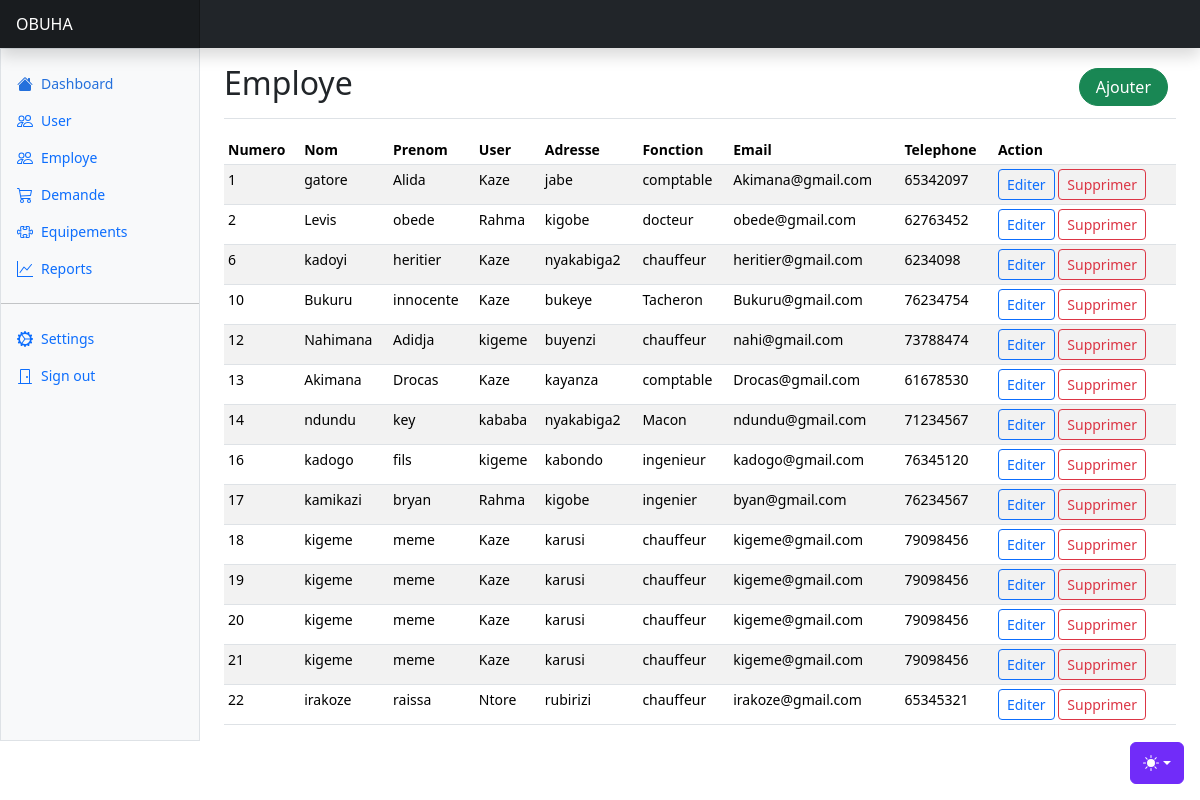
Screenshot of /employe.php (signed in) with the database file from the repository.
### tables this page shows
CREATE TABLE `employe` (
  `id` int(11) NOT NULL,
  `nom_emp` varchar(40) NOT NULL,
  `prenom_emp` varchar(40) NOT NULL,
  `user_id` int(20) NOT NULL,
  `adresse` varchar(30) NOT NULL,
  `fonction` varchar(50) NOT NULL,
  `email` varchar(60) NOT NULL,
  `telephone` int(11) NOT NULL
);

CREATE TABLE `user` (
  `id` int(20) NOT NULL,
  `nom` varchar(40) NOT NULL,
  `prenom` varchar(35) NOT NULL,
  `adresse` varchar(40) NOT NULL,
  `tel` int(11) NOT NULL,
  `email` varchar(20) NOT NULL,
  `password` int(11) NOT NULL
);

### employe.php (the view)
<?php require "header.php" ?>
    <main class="col-md-9 ms-sm-auto col-lg-10 px-md-4">
      <div class="d-flex justify-content-between flex-wrap flex-md-nowrap align-items-center pt-3 pb-2 mb-3 border-bottom">
        <h1 class="h2">Employe</h1>
        <div class="btn-toolbar mb-2 mb-md-0">
          <div class="btn-group me-2">
            <a type="button" class="btn btn-success rounded-pill px-3" href="add_employe.php">Ajouter</a>
          </div>
        </div>
      </div>
      <div class="table-responsive small">
        <table class="table table-striped table-sm">
          <thead>
             <tr>
              <th scope="col">Numero</th>
              <th scope="col">Nom</th>
              <th scope="col">Prenom</th>
              <th scope="col">User</th>
              <th scope="col">Adresse</th>
              <th scope="col">Fonction</th>
              <th scope="col">Email</th>
              <th scope="col">Telephone</th>
              <th>Action</th>
            </tr>
          </thead>
          <tbody>
            <?php
              $query = $pdo->prepare("SELECT employe.id, nom,nom_emp,prenom_emp,employe.adresse,fonction,employe.email,telephone FROM `employe` join user on user_id = user.id");
              $query->execute();
              $data = $query->fetchAll(PDO::FETCH_ASSOC);
            foreach ($data as $value) {
               ?>
            <tr>
              <td><?php echo $value['id']; ?></td>
              <td><?php echo $value['nom_emp']; ?></td>
              <td><?php echo $value['prenom_emp']; ?></td>
              <td><?php echo $value['nom']; ?></td>
              <td><?php echo $value['adresse']; ?></td>
              <td><?php echo $value['fonction']; ?></td>
              <td><?php echo $value['email']; ?></td>
              <td><?php echo $value['telephone']; ?></td>
              <td><a type="button" class="btn btn-sm btn-outline-primary" href="edit_employe.php?edit_employe=<?php echo $value['id']; ?>">Editer</a>
              <a type="button" class="btn btn-sm btn-outline-danger" href="suppression.php?delete_employe=<?php echo $value['id']; ?>">Supprimer</a></td>
            </tr>
          <?php   } ?>
          </tbody>
        </table>
      </div>
    </main>
  </div>
</div>
<?php require "footer.php" ?>

### header.php (shortened to what this page needs)
<!DOCTYPE html>
<html lang="en" data-bs-theme="auto">
  <head>
    <link href="css/bootstrap.min.css" rel="stylesheet">
    <link href="css/dashboard.css" rel="stylesheet">
  </head>
  <body>
    <div class="dropdown position-fixed bottom-0 end-0 mb-3 me-3 bd-mode-toggle">
      <button class="btn btn-bd-primary py-2 dropdown-toggle d-flex align-items-center"
        id="bd-theme"
        type="button"
        aria-expanded="false"
        data-bs-toggle="dropdown"
        aria-label="Toggle theme (auto)">
  <svg class="bi my-1 theme-icon-active" aria-hidden="true"><use href="#circle-half"></use></svg>
</button>
    </div>
<header class="navbar sticky-top bg-dark flex-md-nowrap p-0 shadow" data-bs-theme="dark">
  <a class="navbar-brand col-md-3 col-lg-2 me-0 px-3 fs-6 text-white" href=""dashboard.php>OBUHA</a>
</header>
<div class="container-fluid">
  <div class="row">
    <div class="sidebar border border-right col-md-3 col-lg-2 p-0 bg-body-tertiary">
      <div class="offcanvas-md offcanvas-end bg-body-tertiary" tabindex="-1" id="sidebarMenu" aria-labelledby="sidebarMenuLabel">
        <div class="offcanvas-body d-md-flex flex-column p-0 pt-lg-3 overflow-y-auto">
          <ul class="nav flex-column">
            <li class="nav-item">
              <a class="nav-link d-flex align-items-center gap-2 active" aria-current="page" href="dashboard.php">
                <svg class="bi" aria-hidden="true"><use xlink:href="#house-fill"/></svg>
                Dashboard
              </a>
            </li>
            <li class="nav-item">
              <a class="nav-link d-flex align-items-center gap-2" href="user.php">
                <svg class="bi" aria-hidden="true"><use xlink:href="#people"/></svg>
                User
              </a>
            </li>
            <li class="nav-item">
              <a class="nav-link d-flex align-items-center gap-2" href="employe.php">
                <svg class="bi" aria-hidden="true"><use xlink:href="#people"/></svg>
                Employe
              </a>
            </li>
            <li class="nav-item">
              <a class="nav-link d-flex align-items-center gap-2" href="demande.php">
                <svg class="bi" aria-hidden="true"><use xlink:href="#cart"/></svg>
                Demande
              </a>
            </li>
            <li class="nav-item">
              <a class="nav-link d-flex align-items-center gap-2" href="equipements.php">
                <svg class="bi" aria-hidden="true"><use xlink:href="#puzzle"/></svg>
                Equipements
              </a>
            </li>
            <li class="nav-item">
              <a class="nav-link d-flex align-items-center gap-2" href="#">
                <svg class="bi" aria-hidden="true"><use xlink:href="#graph-up"/></svg>
                Reports
              </a>
            </li>
          </ul>
          <hr class="my-3">
          <ul class="nav flex-column mb-auto">
            <li class="nav-item">
              <a class="nav-link d-flex align-items-center gap-2" href="#">
                <svg class="bi" aria-hidden="true"><use xlink:href="#gear-wide-connected"/></svg>
                Settings
              </a>
            </li>
            <li class="nav-item">
              <a class="nav-link d-flex align-items-center gap-2" href="logout.php">
                <svg class="bi" aria-hidden="true"><use xlink:href="#door-closed"/></svg>
                Sign out
              </a>
            </li>
          </ul>
        </div>
      </div>
    </div>

### footer.php (shortened to what this page needs)
    </body>
</html>

### css/dashboard.css (style rules this page uses)
.bi { display: inline-block; width: 1rem; height: 1rem; }
.sidebar .nav-link { font-size: .875rem; font-weight: 500; }
.sidebar .nav-link.active { color: #2470dc; }
.navbar-brand { padding-top: .75rem; padding-bottom: .75rem; background-color: rgba(0, 0, 0, .25); box-shadow: inset -1px 0 0 rgba(0, 0, 0, .25); }

### header.php (style rules this page uses)
.bi { vertical-align: -.125em; fill: currentColor; }
.btn-bd-primary { --bd-violet-bg: #712cf9; --bd-violet-rgb: 112.520718, 44.062154, 249.437846; --bs-btn-font-weight: 600; --bs-btn-color: var(--bs-white); --bs-btn-bg: var(--bd-violet-bg); --bs-btn-border-color: var(--bd-violet-bg); --bs-btn-hover-color: var(--bs-white); --bs-btn-hover-bg: #6528e0; --bs-btn-hover-border-color: #6528e0; --bs-btn-focus-shadow-rgb: var(--bd-violet-rgb); --bs-btn-active-color: var(--bs-btn-hover-color); --bs-btn-active-bg: #5a23c8; --bs-btn-active-border-color: #5a23c8; }
.bd-mode-toggle { z-index: 1500; }
.bd-mode-toggle .bi { width: 1em; height: 1em; }

### rows the page displays
employe: id "1", nom_emp "gatore", prenom_emp "Alida", user.nom "Kaze", adresse "jabe", fonction "comptable", email "Akimana@gmail.com", telephone "65342097"
employe: id "2", nom_emp "Levis", prenom_emp "obede", user.nom "Rahma", adresse "kigobe", fonction "docteur", email "obede@gmail.com", telephone "62763452"
employe: id "6", nom_emp "kadoyi", prenom_emp "heritier", user.nom "Kaze", adresse "nyakabiga2", fonction "chauffeur", email "heritier@gmail.com", telephone "6234098"
employe: id "10", nom_emp "Bukuru", prenom_emp "innocente", user.nom "Kaze", adresse "bukeye", fonction "Tacheron", email "Bukuru@gmail.com", telephone "76234754"
employe: id "12", nom_emp "Nahimana", prenom_emp "Adidja", user.nom "kigeme", adresse "buyenzi", fonction "chauffeur", email "nahi@gmail.com", telephone "73788474"
employe: id "13", nom_emp "Akimana", prenom_emp "Drocas", user.nom "Kaze", adresse "kayanza", fonction "comptable", email "Drocas@gmail.com", telephone "61678530"
employe: id "14", nom_emp "ndundu", prenom_emp "key", user.nom "kababa", adresse "nyakabiga2", fonction "Macon", email "ndundu@gmail.com", telephone "71234567"
employe: id "16", nom_emp "kadogo", prenom_emp "fils", user.nom "kigeme", adresse "kabondo", fonction "ingenieur", email "kadogo@gmail.com", telephone "76345120"
employe: id "17", nom_emp "kamikazi", prenom_emp "bryan", user.nom "Rahma", adresse "kigobe", fonction "ingenier", email "byan@gmail.com", telephone "76234567"
employe: id "18", nom_emp "kigeme", prenom_emp "meme", user.nom "Kaze", adresse "karusi", fonction "chauffeur", email "kigeme@gmail.com", telephone "79098456"
employe: id "19", nom_emp "kigeme", prenom_emp "meme", user.nom "Kaze", adresse "karusi", fonction "chauffeur", email "kigeme@gmail.com", telephone "79098456"
employe: id "20", nom_emp "kigeme", prenom_emp "meme", user.nom "Kaze", adresse "karusi", fonction "chauffeur", email "kigeme@gmail.com", telephone "79098456"
employe: id "21", nom_emp "kigeme", prenom_emp "meme", user.nom "Kaze", adresse "karusi", fonction "chauffeur", email "kigeme@gmail.com", telephone "79098456"
employe: id "22", nom_emp "irakoze", prenom_emp "raissa", user.nom "Ntore", adresse "rubirizi", fonction "chauffeur", email "irakoze@gmail.com", telephone "65345321"
